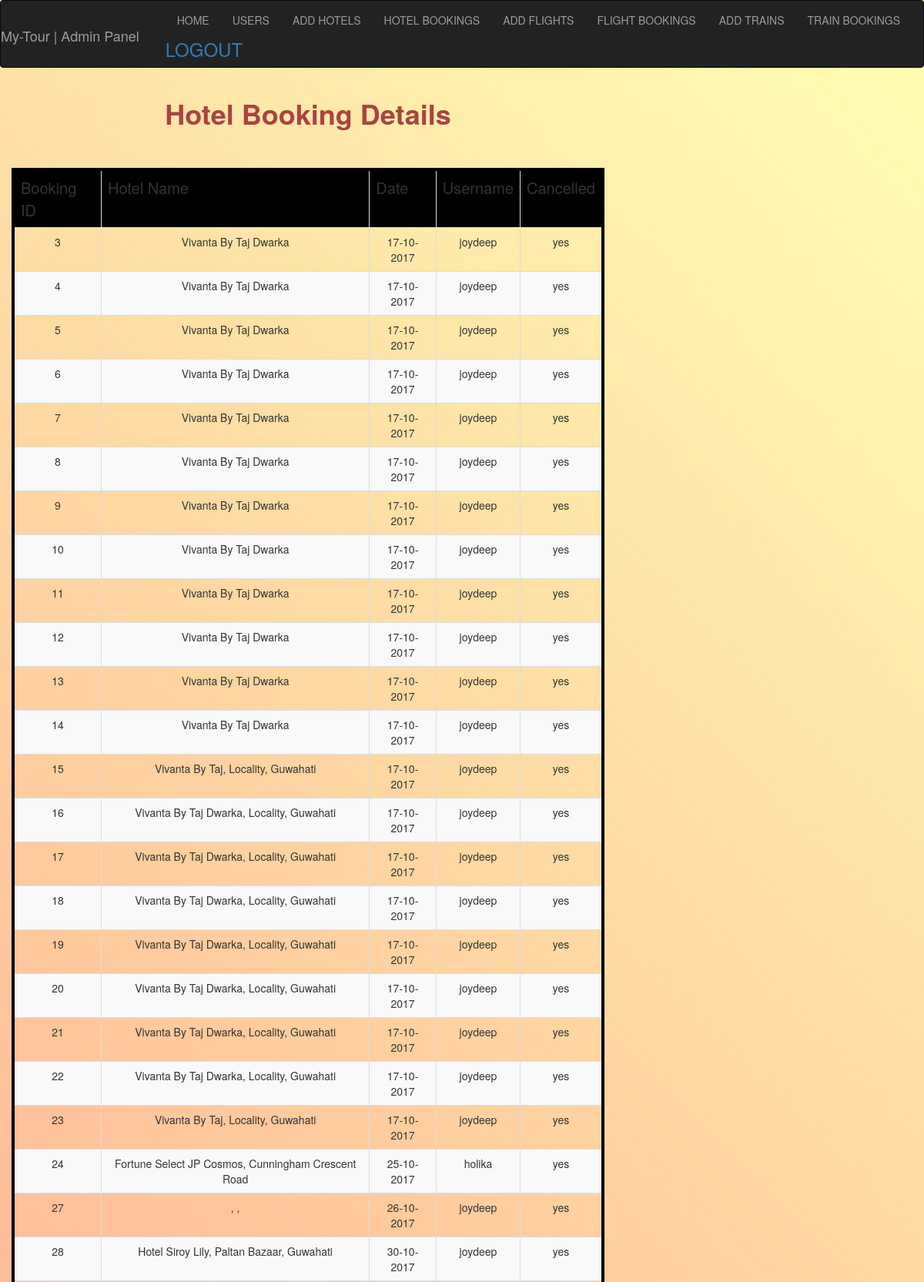
The page /Management/hotelbookings_view.php (upper part) on the database its author committed.
### tables this page shows
CREATE TABLE `hotelbookings` (
  `bookingID` int(10) NOT NULL,
  `hotelName` varchar(50) NOT NULL,
  `date` varchar(100) NOT NULL,
  `username` varchar(50) NOT NULL,
  `cancelled` varchar(10) NOT NULL
);

### Management/hotelbookings_view.php (the view, shortened to what this page needs)
<!Doctype html>
<html>
<head>
<link href="/css/main.css" rel="stylesheet">
<link href="/css/bootstrap.min.css" rel="stylesheet">
<link href="https://maxcdn.bootstrapcdn.com/font-awesome/4.7.0/css/font-awesome.min.css" rel="stylesheet">
<link rel="stylesheet" href="https://maxcdn.bootstrapcdn.com/bootstrap/3.3.7/css/bootstrap.min.css">
</head>
<body>
	<div class="container-fliud">
        <nav class="navbar navbar-inverse">
  <div class="container-fluid">
    <div class="navbar-header">
      <h1 class="navbar-brand"> My-Tour | Admin Panel</h1>
    </div>
     <div class="collapse navbar-collapse" id="nav">
    <ul class="nav navbar-nav" style="float:right">
        <li><a href="Home.php">HOME</a></li>
		<li><a href="users_add.php">USERS</a></li>
              <li><a href="hotels_add.php">ADD HOTELS</a></li>
              <li><a href="hotelbookings_view.php">HOTEL BOOKINGS</a></li>
              <li><a href="flights_add.php">ADD FLIGHTS</a></li>
              <li><a href="flightbookings_view.php">FLIGHT BOOKINGS</a></li>
              <li><a href="trains_add.php">ADD TRAINS</a></li>
              <li><a href="trainbookings_view.php">TRAIN BOOKINGS</a></li>
			  <h3><a href="adminLogout.php">LOGOUT</a></h3>
    </ul>
  </div>
</div>
</nav>
</div>
    <div class="col-lg-8">
			<h1 class="text-danger text-center" style="font-weight:bold">Hotel Booking Details</h1>
			<br>
			<br>
			<div>
<?php
$servername = "localhost";
$username = "root";
$password = "";
$dbname = "projectmeteor";
$conn = new mysqli($servername, $username, $password, $dbname);
$sql = "SELECT bookingID,hotelName,date,username,cancelled FROM hotelbookings";
$result = $conn->query($sql);
echo "
<center>
<table class='table table-striped table-bordered table-hover py-5' style='width:200%; border: 4px solid black; text:white; text-align: center;'>
<tr class='text-centre text-white'style='font-size:20px; background:black'>
<th>Booking ID</th>
<th>Hotel Name</th>
<th>Date</th>
<th>Username</th>
<th>Cancelled</th>
</tr>
</center>";
if ($result->num_rows > 0) {
    while($row = $result->fetch_assoc()) {
      echo "<tr>";
echo "<td>" . $row['bookingID'] . "</td>";
echo "<td>" . $row['hotelName'] . "</td>";
echo "<td>" . $row['date'] . "</td>";
echo "<td>" . $row['username'] . "</td>";
echo "<td>" . $row['cancelled'] . "</td>";
echo "</tr>";
    }
} else {
    echo "0 results";
}
?>
</div>
</div>
</body>
</html>

### Management/hotelbookings_view.php (style rules this page uses)
body { background: linear-gradient(45deg, #ff8080, #ffffb3); height: 100%; margin: 0; background-repeat: no-repeat; background-attachment: fixed; width:100%; }

### rows shown on the page
hotelbookings: bookingID "3", hotelName "Vivanta By Taj Dwarka", date "17-10-2017", username "joydeep", cancelled "yes"
hotelbookings: bookingID "4", hotelName "Vivanta By Taj Dwarka", date "17-10-2017", username "joydeep", cancelled "yes"
hotelbookings: bookingID "5", hotelName "Vivanta By Taj Dwarka", date "17-10-2017", username "joydeep", cancelled "yes"
hotelbookings: bookingID "6", hotelName "Vivanta By Taj Dwarka", date "17-10-2017", username "joydeep", cancelled "yes"
hotelbookings: bookingID "7", hotelName "Vivanta By Taj Dwarka", date "17-10-2017", username "joydeep", cancelled "yes"
hotelbookings: bookingID "8", hotelName "Vivanta By Taj Dwarka", date "17-10-2017", username "joydeep", cancelled "yes"
hotelbookings: bookingID "9", hotelName "Vivanta By Taj Dwarka", date "17-10-2017", username "joydeep", cancelled "yes"
hotelbookings: bookingID "10", hotelName "Vivanta By Taj Dwarka", date "17-10-2017", username "joydeep", cancelled "yes"
hotelbookings: bookingID "11", hotelName "Vivanta By Taj Dwarka", date "17-10-2017", username "joydeep", cancelled "yes"
hotelbookings: bookingID "12", hotelName "Vivanta By Taj Dwarka", date "17-10-2017", username "joydeep", cancelled "yes"
hotelbookings: bookingID "13", hotelName "Vivanta By Taj Dwarka", date "17-10-2017", username "joydeep", cancelled "yes"
hotelbookings: bookingID "14", hotelName "Vivanta By Taj Dwarka", date "17-10-2017", username "joydeep", cancelled "yes"
hotelbookings: bookingID "15", hotelName "Vivanta By Taj, Locality, Guwahati", date "17-10-2017", username "joydeep", cancelled "yes"
hotelbookings: bookingID "16", hotelName "Vivanta By Taj Dwarka, Locality, Guwahati", date "17-10-2017", username "joydeep", cancelled "yes"
hotelbookings: bookingID "17", hotelName "Vivanta By Taj Dwarka, Locality, Guwahati", date "17-10-2017", username "joydeep", cancelled "yes"
hotelbookings: bookingID "18", hotelName "Vivanta By Taj Dwarka, Locality, Guwahati", date "17-10-2017", username "joydeep", cancelled "yes"
hotelbookings: bookingID "19", hotelName "Vivanta By Taj Dwarka, Locality, Guwahati", date "17-10-2017", username "joydeep", cancelled "yes"
hotelbookings: bookingID "20", hotelName "Vivanta By Taj Dwarka, Locality, Guwahati", date "17-10-2017", username "joydeep", cancelled "yes"
hotelbookings: bookingID "21", hotelName "Vivanta By Taj Dwarka, Locality, Guwahati", date "17-10-2017", username "joydeep", cancelled "yes"
hotelbookings: bookingID "22", hotelName "Vivanta By Taj Dwarka, Locality, Guwahati", date "17-10-2017", username "joydeep", cancelled "yes"
hotelbookings: bookingID "23", hotelName "Vivanta By Taj, Locality, Guwahati", date "17-10-2017", username "joydeep", cancelled "yes"
hotelbookings: bookingID "24", hotelName "Fortune Select JP Cosmos, Cunningham Crescent Road", date "25-10-2017", username "holika", cancelled "yes"
hotelbookings: bookingID "27", hotelName ", ,", date "26-10-2017", username "joydeep", cancelled "yes"
hotelbookings: bookingID "28", hotelName "Hotel Siroy Lily, Paltan Bazaar, Guwahati", date "30-10-2017", username "joydeep", cancelled "yes"
